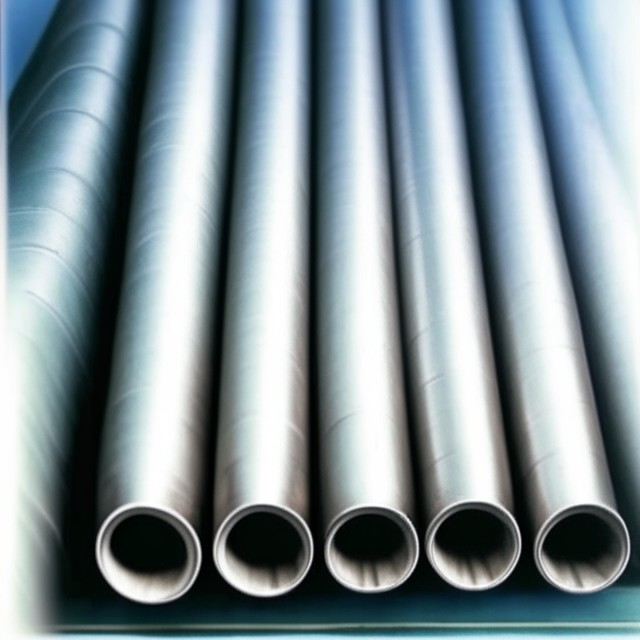
#> input picture ImagePreparation/Images/without/new (103).png, 640 x 640 px; its folder holds only this picture in this run
$ python main.py
#> lines starting #> are read from the running program, lines starting #| are printed output that depends on the picture
import cv2
from imutils import paths
import random
import pickle
import numpy as np

'''
код для подготовки изображений из репозитория https://github.com/VadushaLyapushin/rzhavchina.git

в папке ImagePreparation содержится папка Images c 3 исследуемыми классами изображений:
папка without - металл без коррозии
папка surface - металл с поверхностной коррозией
папка deep - металл с глубокой коррозией

ниже указываем пути к этим папкам из вашего клонированного репозитория
(для пользователей Windows необходимо обязательно экранировать бэкслеш \ в пути к папкам)
'''
ImagePathsWithoot = list(paths.list_images("C:\\cloneRzhavchina\\rzhavchina\\ImagePreparation\\Images\\without"))
print(len(ImagePathsWithoot))
ImagePathsSurface = list(paths.list_images("C:\\cloneRzhavchina\\rzhavchina\\ImagePreparation\\Images\\surface"))
print(len(ImagePathsSurface))
ImagePathsDeep = list(paths.list_images("C:\\cloneRzhavchina\\rzhavchina\\ImagePreparation\\Images\\deep"))
print(len(ImagePathsDeep))
ImagePaths = ImagePathsWithoot + ImagePathsSurface + ImagePathsDeep
random.shuffle(ImagePaths)
print(len(ImagePaths))

data = []
labels = []

for imagepath in ImagePaths:
  image = cv2.imread(imagepath)
#> image is the input picture: shape (640, 640, 3); mean B, G, R 149.4, 143.5, 128.6
  image = cv2.resize(image, (256, 256)) # указываем размер изображений, которые далее пойдёт на вход нейронной сети
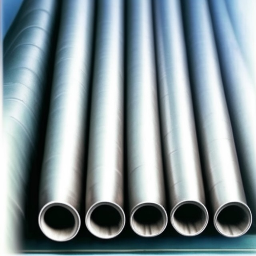
#> image: shape (256, 256, 3); mean B, G, R 149.4, 143.4, 128.5
  data.append(image)
  '''
  разделение split необходимо, чтобы в переменную label записать имя папки, к которому относится изображения
  к примеру, считали путь C:\cloneRzhavchina\rzhavchina\ImagePreparation\Images\without\corosion.jpg
  переменной label присвоится значение without
  '''
#> (the run stopped early here; a loop or call above may not have finished)

$ run again, on ImagePreparation/Images/without/new (55).jpg
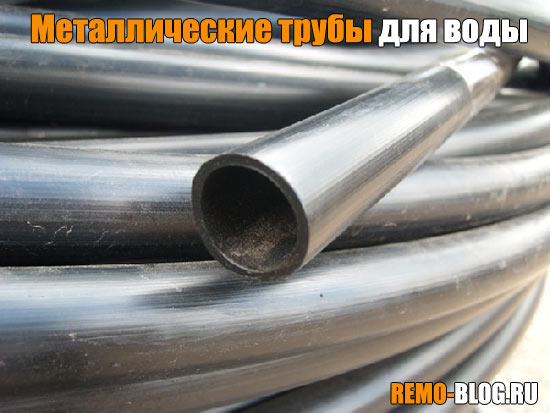
#> input picture ImagePreparation/Images/without/new (55).jpg, 550 x 413 px
#> image is the input picture: shape (413, 550, 3); mean B, G, R 127.5, 132.7, 135.6
#> `image = cv2.resize(image, (256, 256))`:
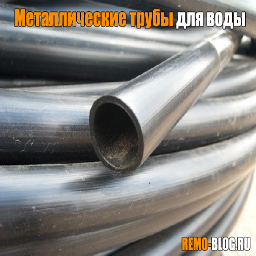
#> image: shape (256, 256, 3); mean B, G, R 127.3, 132.5, 135.4

$ run again, on ImagePreparation/Images/without/new (59).jpg
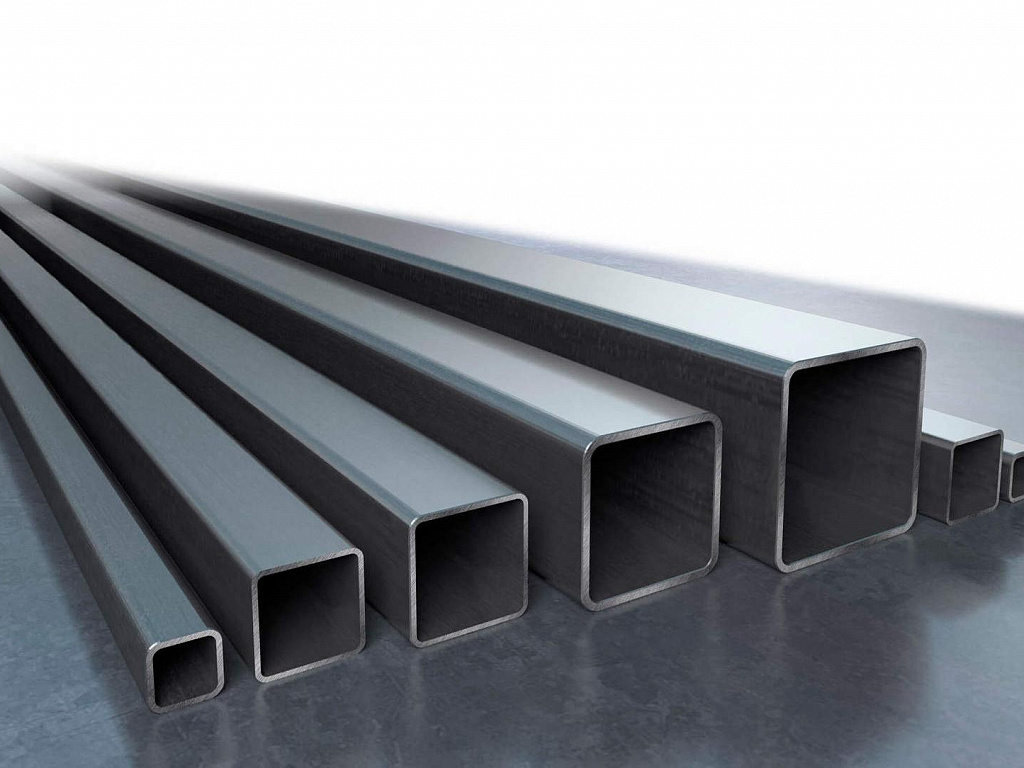
#> input picture ImagePreparation/Images/without/new (59).jpg, 1024 x 768 px
#> image is the input picture: shape (768, 1024, 3); mean B, G, R 143.5, 138, 134.7
#> `image = cv2.resize(image, (256, 256))`:
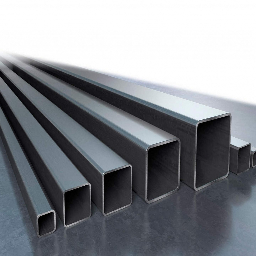
#> image: shape (256, 256, 3); mean B, G, R 143.7, 138.2, 135
